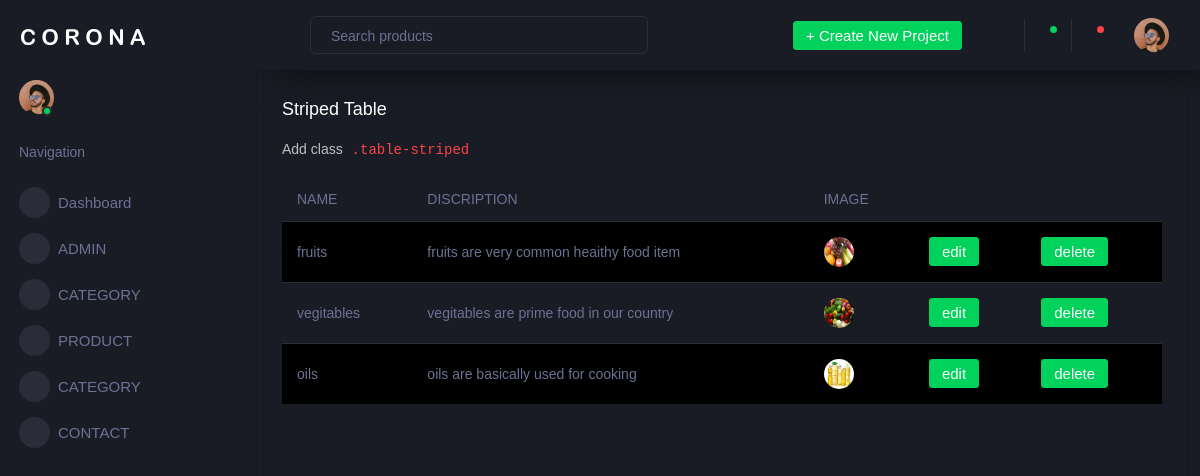
/backend/displaycategorypage/, run on the app's committed database.
### backend/models.py (models this page shows)
class categorydb(models.Model):
    NAME = models.CharField(max_length=100, null=True, blank=True)
    DISCRIPTION = models.CharField(max_length=100, null=True, blank=True)
    IMAGE = models.ImageField(upload_to="profile")

### backend/views.py (the view)
# urls.py: path('displaycategorypage/', views.displaycategorypage, name="displaycategorypage"),
def displaycategorypage(req):
    data = categorydb.objects.all()
    return render(req,"displaycategory.html", {'data':data})

### backend/templates/displaycategory.html (shortened to what this page needs)
<!DOCTYPE html>
{% extends 'index.html' %}
{% block content %}
<html lang="en">
<head>
</head>
<body>
<div class="col-lg-12 grid-margin stretch-card">
                <div class="card">
                  <div class="card-body">
                    <h4 class="card-title">Striped Table</h4>
                    <p class="card-description"> Add class <code>.table-striped</code>
                    </p>
                    <div class="table-responsive">
                      <table class="table table-striped">
                        <thead>
                          <tr>
                            <th> NAME </th>
                            <th> DISCRIPTION </th>
                            <th> IMAGE </th>
                          </tr>
                        </thead>
                        <tbody>
                        {% for d in data %}
                          <tr>
                            <td>{{ d.NAME }}</td>
                            <td>{{ d.DISCRIPTION }}</td>
                            <td>
                               <img src="{{d.IMAGE.url}}">
                            </td>
                            <td>
                              <form action="{% url 'editcategorypage' dataid=d.id %}">
                              <button type="submit" class="btn btn-success">edit </button>
                              </form>
                            </td>
                            <td>
                              <form action="{% url 'deletecategory' dataid=d.id %}">
                              <button type="submit" class="btn btn-success">delete </button>
                              </form>
                            </td>
                          </tr>
                        {% endfor %}
                        </tbody>
                      </table>
                    </div>
                  </div>
                </div>
              </div>
</body>
</html>
{% endblock %}

### backend/templates/index.html (shortened to what this page needs)
<!DOCTYPE html>
{% load static %}
<html lang="en">
  <head>
    <link rel="stylesheet" href="{% static 'assets/vendors/mdi/css/materialdesignicons.min.css' %}">
    <link rel="stylesheet" href="{% static 'assets/vendors/css/vendor.bundle.base.css' %}">
    <link rel="stylesheet" href="{% static 'assets/vendors/jvectormap/jquery-jvectormap.css' %}">
    <link rel="stylesheet" href="{% static 'assets/vendors/flag-icon-css/css/flag-icon.min.css' %}">
    <link rel="stylesheet" href="{% static 'assets/vendors/owl-carousel-2/owl.carousel.min.css' %}">
    <link rel="stylesheet" href="{% static 'assets/vendors/owl-carousel-2/owl.theme.default.min.css' %}">
    <link rel="stylesheet" href="{% static 'assets/css/style.css' %}">
  </head>
  <body>
    <div class="container-scroller">
      <nav class="sidebar sidebar-offcanvas" id="sidebar">
        <div class="sidebar-brand-wrapper d-none d-lg-flex align-items-center justify-content-center fixed-top">
          <a class="sidebar-brand brand-logo" href="index.html"><img src="{% static 'assets/images/logo.svg' %}" alt="logo" /></a>
        </div>
        <ul class="nav">
          <li class="nav-item profile">
            <div class="profile-desc">
              <div class="profile-pic">
                <div class="count-indicator">
                  <img class="img-xs rounded-circle " src="{% static 'assets/images/faces/face15.jpg' %}" alt="">
                  <span class="count bg-success"></span>
                </div>
              </div>
              <a href="#" id="profile-dropdown" data-toggle="dropdown"><i class="mdi mdi-dots-vertical"></i></a>
            </div>
          </li>
          <li class="nav-item nav-category">
            <span class="nav-link">Navigation</span>
          </li>
          <li class="nav-item menu-items">
            <a class="nav-link" href="index.html">
              <span class="menu-icon">
                <i class="mdi mdi-speedometer"></i>
              </span>
              <span class="menu-title">Dashboard</span>
            </a>
          </li>
          <li class="nav-item menu-items">
            <a class="nav-link" data-toggle="collapse" href="#ui-basic" aria-expanded="false" aria-controls="ui-basic">
              <span class="menu-icon">
                <i class="mdi mdi-laptop"></i>
              </span>
              <span class="menu-title">ADMIN</span>
              <i class="menu-arrow"></i>
            </a>
          </li>
                    <li class="nav-item menu-items">
            <a class="nav-link" data-toggle="collapse" href="#ui-basic" aria-expanded="false" aria-controls="ui-basic">
              <span class="menu-icon">
                <i class="mdi mdi-laptop"></i>
              </span>
              <span class="menu-title">CATEGORY</span>
              <i class="menu-arrow"></i>
            </a>
          </li>
          <li class="nav-item menu-items">
            <a class="nav-link" data-toggle="collapse" href="#ui-basic" aria-expanded="false" aria-controls="ui-basic">
              <span class="menu-icon">
                <i class="mdi mdi-laptop"></i>
              </span>
              <span class="menu-title">PRODUCT</span>
              <i class="menu-arrow"></i>
            </a>
          </li>
                       <li class="nav-item menu-items">
            <a class="nav-link" data-toggle="collapse" href="#ui-basic" aria-expanded="false" aria-controls="ui-basic">
              <span class="menu-icon">
                <i class="mdi mdi-laptop"></i>
              </span>
              <span class="menu-title">CATEGORY</span>
              <i class="menu-arrow"></i>
            </a>
          </li>
          <li class="nav-item menu-items">
            <a class="nav-link" data-toggle="collapse" href="#ui-basic" aria-expanded="false" aria-controls="ui-basic">
              <span class="menu-icon">
                <i class="mdi mdi-laptop"></i>
              </span>
              <span class="menu-title">CONTACT</span>
              <i class="menu-arrow"></i>
            </a>
          </li>
        </ul>
      </nav>
      <div class="container-fluid page-body-wrapper">
        <nav class="navbar p-0 fixed-top d-flex flex-row">
          <div class="navbar-menu-wrapper flex-grow d-flex align-items-stretch">
            <button class="navbar-toggler navbar-toggler align-self-center" type="button" data-toggle="minimize">
              <span class="mdi mdi-menu"></span>
            </button>
            <ul class="navbar-nav w-100">
              <li class="nav-item w-100">
                <form class="nav-link mt-2 mt-md-0 d-none d-lg-flex search">
                  <input type="text" class="form-control" placeholder="Search products">
                </form>
              </li>
            </ul>
            <ul class="navbar-nav navbar-nav-right">
              <li class="nav-item dropdown d-none d-lg-block">
                <a class="nav-link btn btn-success create-new-button" id="createbuttonDropdown" data-toggle="dropdown" aria-expanded="false" href="#">+ Create New Project</a>
              </li>
              <li class="nav-item nav-settings d-none d-lg-block">
                <a class="nav-link" href="#">
                  <i class="mdi mdi-view-grid"></i>
                </a>
              </li>
              <li class="nav-item dropdown border-left">
                <a class="nav-link count-indicator dropdown-toggle" id="messageDropdown" href="#" data-toggle="dropdown" aria-expanded="false">
                  <i class="mdi mdi-email"></i>
                  <span class="count bg-success"></span>
                </a>
              </li>
              <li class="nav-item dropdown border-left">
                <a class="nav-link count-indicator dropdown-toggle" id="notificationDropdown" href="#" data-toggle="dropdown">
                  <i class="mdi mdi-bell"></i>
                  <span class="count bg-danger"></span>
                </a>
              </li>
              <li class="nav-item dropdown">
                <a class="nav-link" id="profileDropdown" href="#" data-toggle="dropdown">
                  <div class="navbar-profile">
                    <img class="img-xs rounded-circle" src="{% static 'assets/images/faces/face15.jpg' %}" alt="">
                  </div>
                </a>
              </li>
            </ul>
          </div>
        </nav>
        <div class="main-panel">
          {% block content %}{% endblock %}
        </div>
      </div>
    </div>
  </body>
</html>

### data on the page
categorydb: NAME "fruits", DISCRIPTION "fruits are very common heaithy food item", IMAGE (picture)
categorydb: NAME "vegitables", DISCRIPTION "vegitables are prime food in our country", IMAGE (picture)
categorydb: NAME "oils", DISCRIPTION "oils are basically used for cooking", IMAGE (picture)
